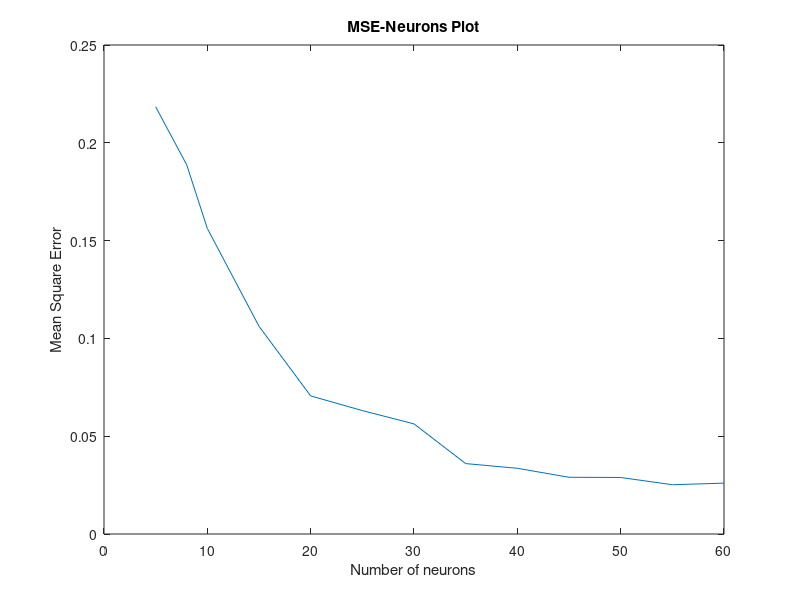
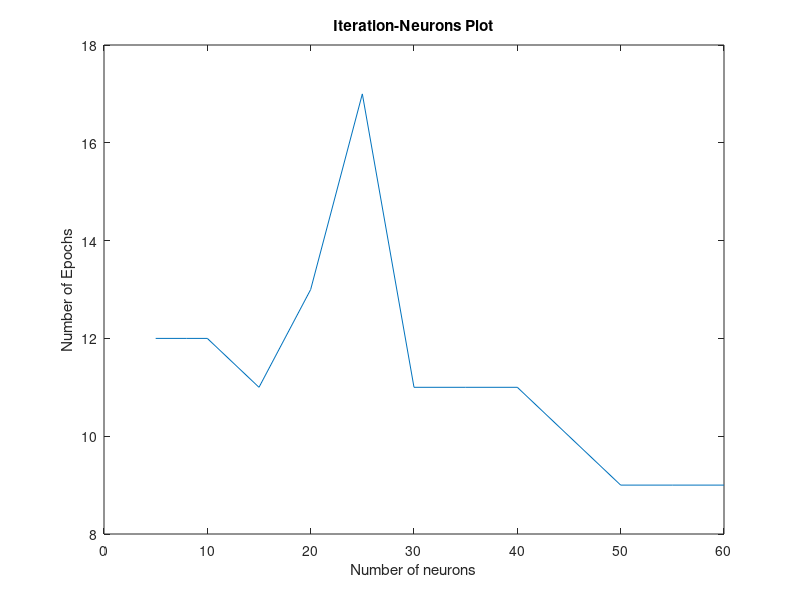

Here is the MATLAB script that generated these plots, in order:
% Array for number of neurons
x = [5, 8, 10, 15, 20, 25, 30, 35, 40, 45, 50, 55, 60];
% Array for Mean Square Error
y = [0.2184, 0.1888, 0.1562, 0.1062, 0.0706, 0.0631, 0.0563, 0.0360, 0.0336, 0.0290, 0.0289, 0.0252, 0.0260];
% Array for Number of iterations
y1 = [12, 12, 12, 11, 13, 17, 11, 11, 11, 10, 9, 9, 9];
% Plot graph 1
figure, plot(x, y)
title('MSE-Neurons Plot')
xlabel('Number of neurons')
ylabel('Mean Square Error')
% Plot graph 2
figure, plot(x, y1)
title('Iteration-Neurons Plot')

xlabel('Number of neurons')
ylabel('Number of Epochs')

